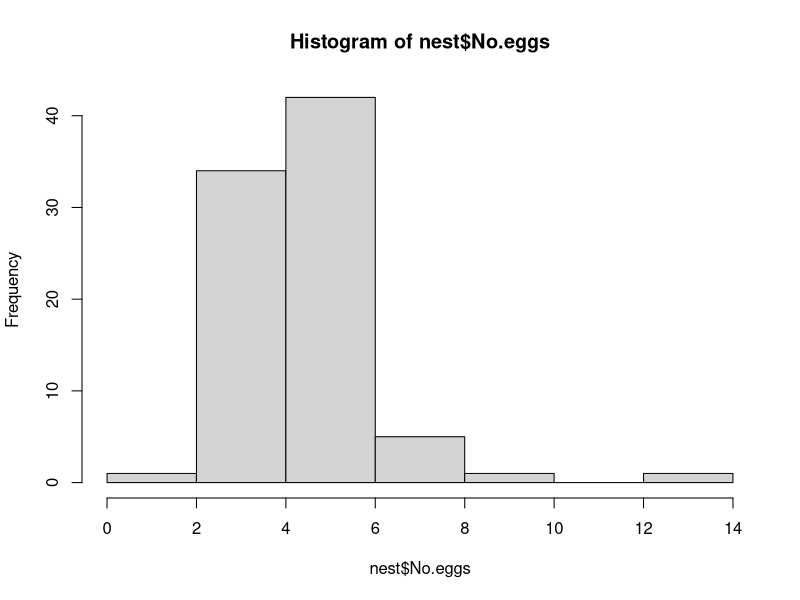
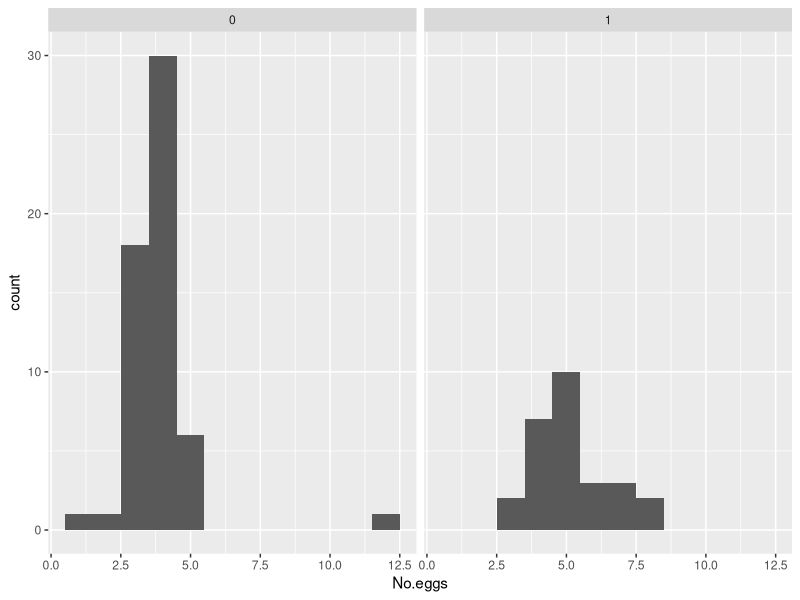
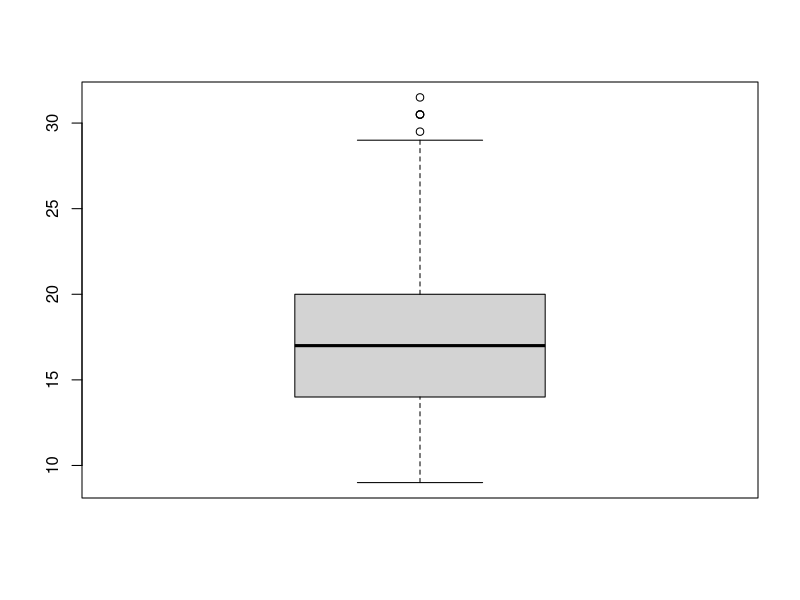
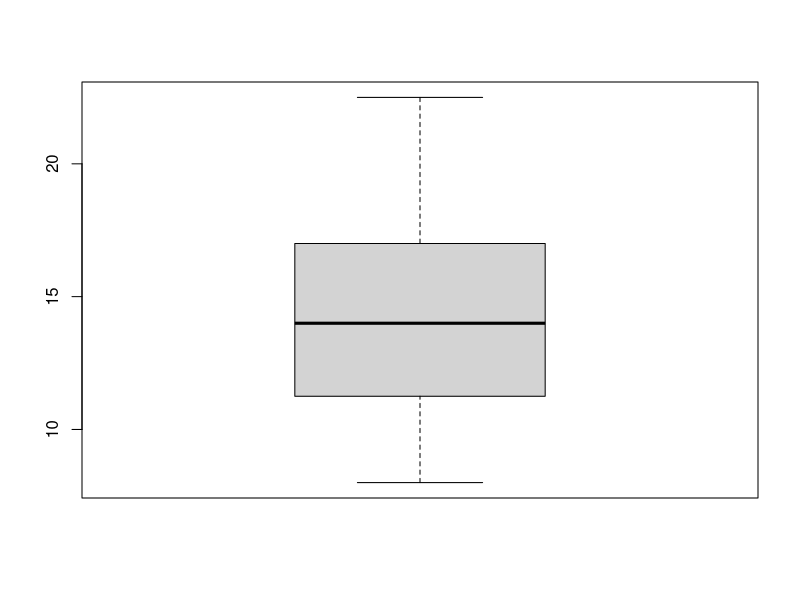
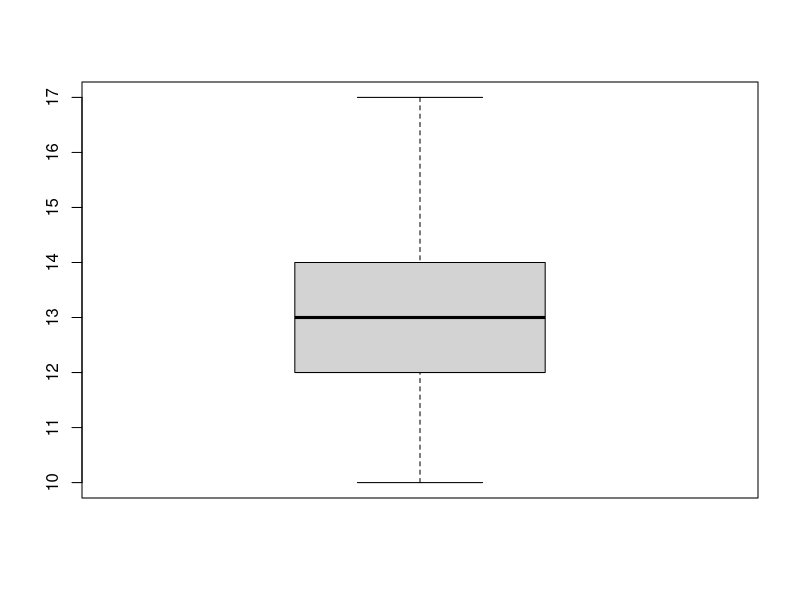
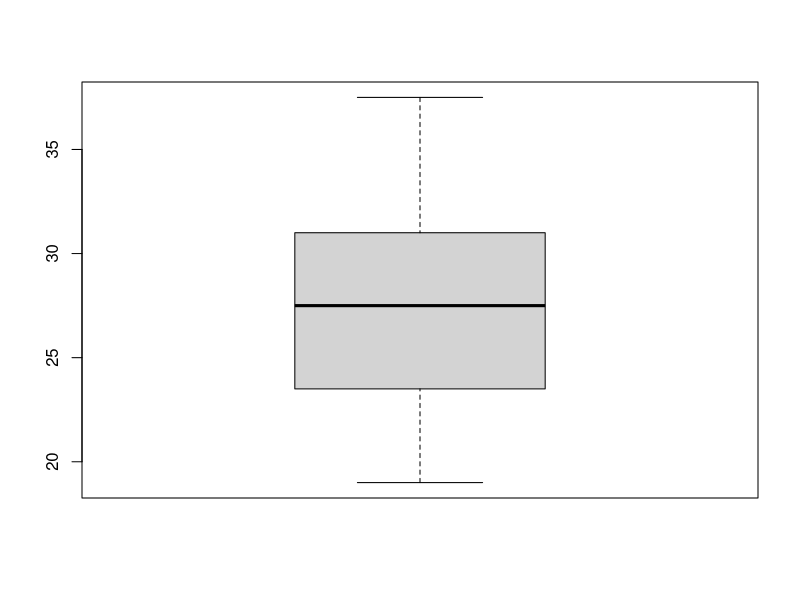
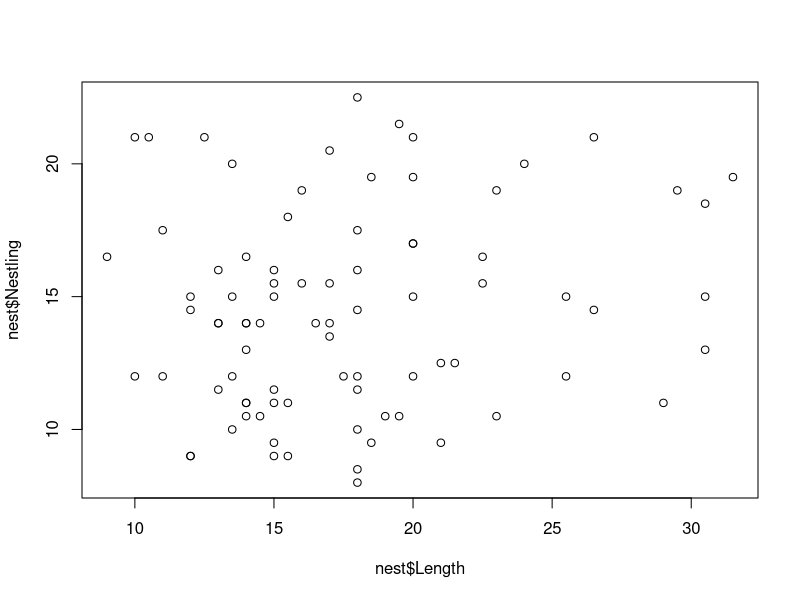
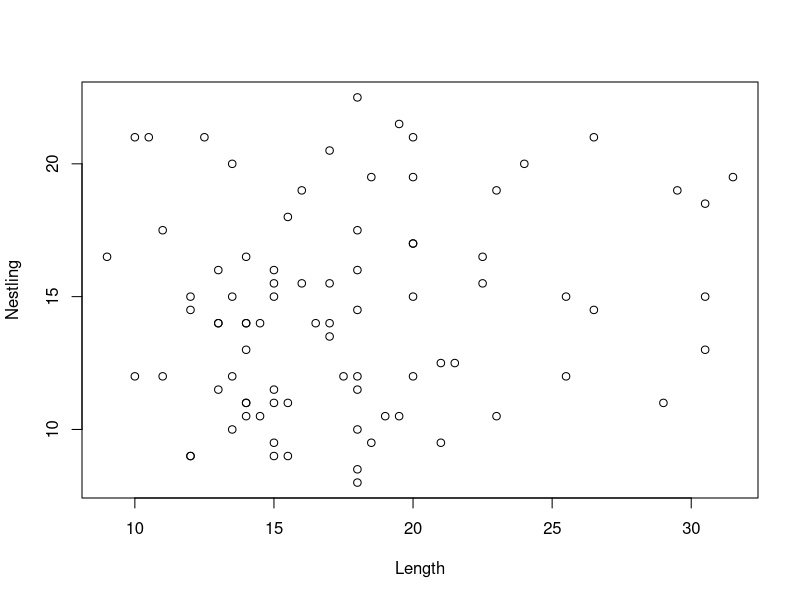

Here is the R script that generated these plots, in order:


# Bird Nest analysis 
# name: ??

# Nov 2019 

# use this code to load the data 


wants <- c("ggfortify", "here")
has   <- wants %in% rownames(installed.packages())
if(any(!has)) install.packages(wants[!has])

#load library 

library(here)

# load data and check the top 6 rows. 

nest<-read.csv(here("Data", "BirdNest.csv"))
head(nest)



###### copy and past your code below here.......

# Data Exploration ####

summary(nest)

table(nest$Nesttype)

table(nest$Location)

table (nest$Location, nest$Nesttype)

table(nest$Nesttype, nest$Closed.)

#graph - histogram
hist(nest$No.eggs)


library(ggplot2)
m<- ggplot(nest,aes(x=No.eggs))
m <- m+ geom_histogram(binwidth = 1)
m+facet_grid(~ Closed.)

boxplot(nest$Length)

boxplot(nest$Nestling)

boxplot(nest$Incubate)

boxplot(nest$Totcare)

plot(nest$Length, nest$Nestling)

plot(Nestling ~ Length, nest)


ggplot(nest, aes(Length,Nestling))+geom_point()


ggplot(nest, aes(Length, Nestling, color=as.factor(Closed.))) +geom_point()


# Model Building ####

#GLM

M1.nest <- glm(Nestling ~ Length + Nesttype + Location + No.eggs, data = nest)

summary(M1.nest)



plot(M1.nest)

